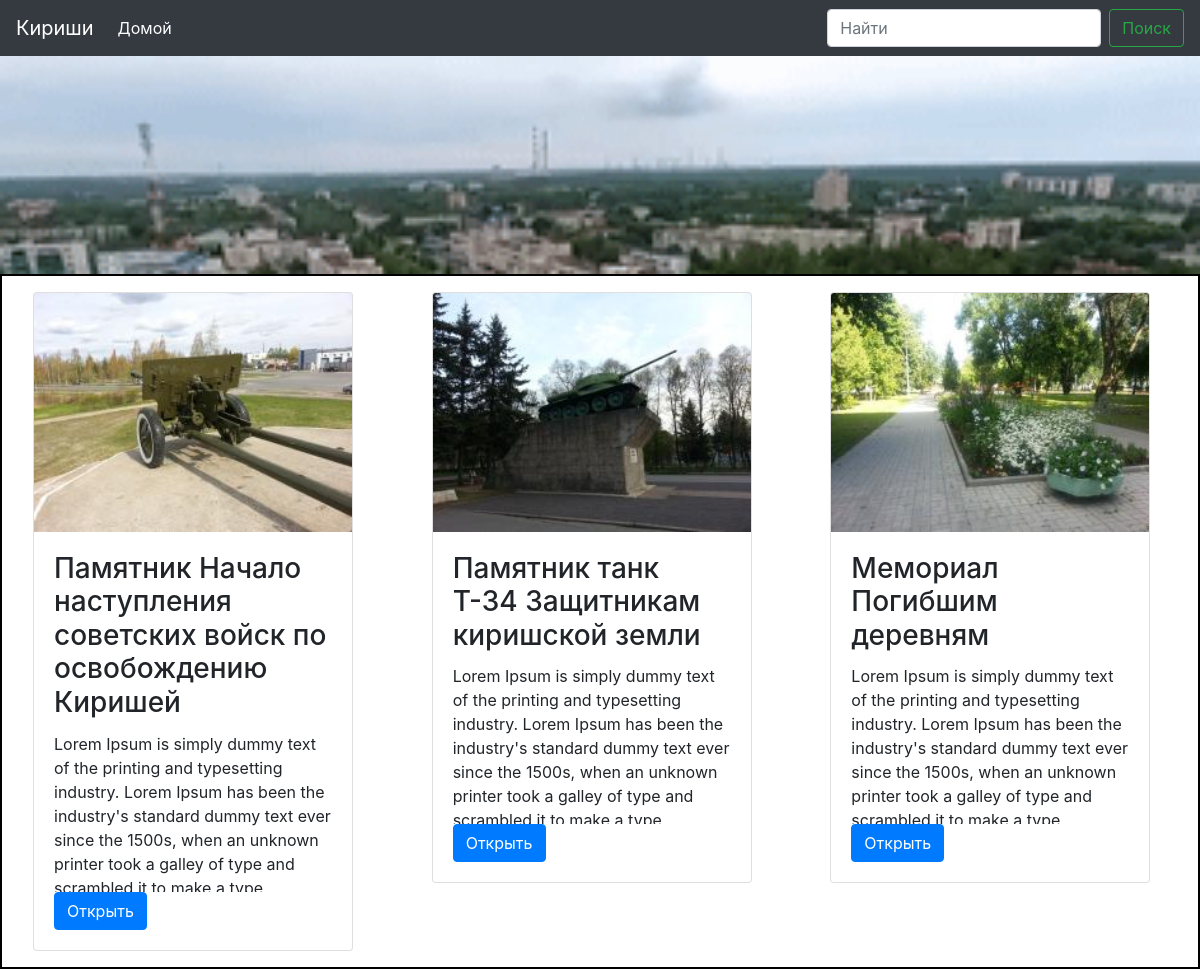
The page / on the database its author committed.
### places/models.py (models this page shows, shortened)
class Place(models.Model):
    name = models.CharField(max_length=256)
    slug = models.SlugField(max_length=256)
    category = models.ForeignKey(Category, on_delete=models.CASCADE)
    mainImage = models.ImageField(upload_to='images/main', blank = True)
    image1 = models.ImageField(upload_to='images/', blank = True)
    image2 = models.ImageField(upload_to='images/', blank = True)
    image3 = models.ImageField(upload_to='images/', blank = True)
    description = models.TextField(max_length=3000, blank = True)
    coord_lon = models.FloatField(default=0, blank = True)
    coord_lat = models.FloatField(default=0, blank = True)
    site_url = models.URLField(blank = True)
    created_at = models.DateTimeField(auto_now_add=True)
    updated_at = models.DateTimeField(auto_now=True)
    class Meta:
        ordering = ('name', )
        index_together = (('id', 'slug'),)
        verbose_name = u'Место'
        verbose_name_plural =u'Места'

### places/views.py (the view)
# urls.py: path('', views.IndexView.as_view(), name='index'),
class IndexView(generic.ListView):
    template_name = 'places/index.html'
    context_object_name = 'latest_places_list'
    def get_queryset(self):
        return Place.objects.order_by('-updated_at')[:5]

### places/templates/places/index.html
{% extends "base.html" %}
{% load static %}
{% block content %}
<div class='container-fluid'>
<div class="row show-border">
{% if latest_places_list %}
    {% for place in latest_places_list %}
    <div class="col">
        <div class="card m-3">
            <img class="card-img-top" src="{% static place.mainImage.url %}" width = 100%% alt="Card image cap">
            <div class="card-body">
                <h3 class="card-title">{{ place.name }}</h3>
                <div class='card-description'>
                    <p class="card-text">{{ place.description }}</p>
                </div>
                <a href="{% url 'places:detail' place.id %}" class="btn btn-primary">Открыть</a>
            </div>
        </div>
    </div>
    {% endfor %}
{% else %}
    <p>No places are available.</p>
{% endif %}
 </div>
 </div>
 {% endblock %}

### places/templates/base.html (shortened to what this page needs)
<html lang="en">
    {% load static %}
    <link rel="stylesheet" type="text/css" href="{% static 'places/style.css' %}">
    {% load bootstrap4 %}
    {% bootstrap_css %}
<body>
    <nav class="navbar navbar-expand-lg navbar-dark bg-dark">
    <a class="navbar-brand" href="#">Кириши</a>
    <div class="collapse navbar-collapse" id="navbarSupportedContent">
        <ul class="navbar-nav mr-auto">
        <li class="nav-item active">
            <a class="nav-link" href="/">Домой <span class="sr-only">(current)</span></a>
        </li>
        </ul>
        <form class="form-inline my-2 my-lg-0">
        <input class="form-control mr-sm-2" type="search" placeholder="Найти" aria-label="Search">
        <button class="btn btn-outline-success my-2 my-sm-0" type="submit">Поиск</button>
        </form>
    </div>
    </nav>
<img class='w-100 top-image'>
<div id="content">
    {% block content %}{% endblock %}
</div>
</body>
</html>

### places/static/places/style.css (style rules this page uses)
body { background-size: 100%; background-attachment:local; }
.card { background: wheat; width: 20rem; }
.card-description { height: 10rem; overflow-y: scroll; }
.top-image { content:url("images/top-image.gif"); }
.show-border { border: 2px solid black; }

### rows shown on the page
Place: mainImage (picture), name "Памятник Начало наступления советских войск по освобождению Киришей", description "Lorem Ipsum is simply dummy text of the printing and typesetting industry. Lorem Ipsum has been the industry's standard dummy text ever since the 1500s, when an unknown printer took a galley of type and…"
Place: mainImage (picture), name "Памятник танк Т-34 Защитникам киришской земли", description "Lorem Ipsum is simply dummy text of the printing and typesetting industry. Lorem Ipsum has been the industry's standard dummy text ever since the 1500s, when an unknown printer took a galley of type and…"
Place: mainImage (picture), name "Мемориал Погибшим деревням", description "Lorem Ipsum is simply dummy text of the printing and typesetting industry. Lorem Ipsum has been the industry's standard dummy text ever since the 1500s, when an unknown printer took a galley of type and…"
